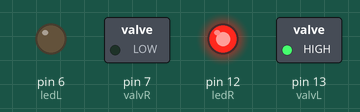
Simulated run of this sketch. Board: Arduino Uno, built with avr-gcc and run on an emulated ATmega328P. Shown: switched loads named in the sketch (green lamp = pin HIGH), output pins drawn as LEDs (lit = HIGH).

Above: at 0.1 s.
At 2.7 s:
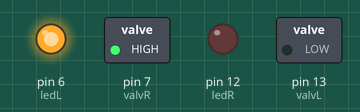
Timing chart, 0 to 3.0 s (numbered marks = the images above):
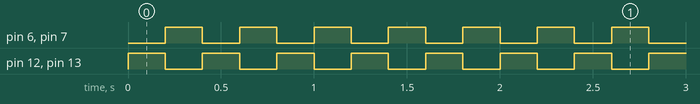

The sketch:

cleanValves.ino
```cpp
int valvL = 13;
int ledL = 6;
int ledR = 12;
int valvR = 7;

void setup(){
  pinMode(ledL,OUTPUT);
  pinMode(valvL,OUTPUT);
  pinMode(ledR,OUTPUT);
  pinMode(valvR,OUTPUT);
}

void loop(){
  digitalWrite(ledL,LOW);
  digitalWrite(valvL,HIGH);
  digitalWrite(ledR,HIGH);
  digitalWrite(valvR,LOW);
  delay(200);
  digitalWrite(ledL,HIGH);
  digitalWrite(valvL,LOW);
  digitalWrite(ledR,LOW);
  digitalWrite(valvR,HIGH);
  delay(200);
}
```

Measured:
- by itself, pin 6 (ledL), pin 7 (valvR), pin 12 (ledR), pin 13 (valvL): alternates HIGH for 0.20 s and LOW for 0.20 s
